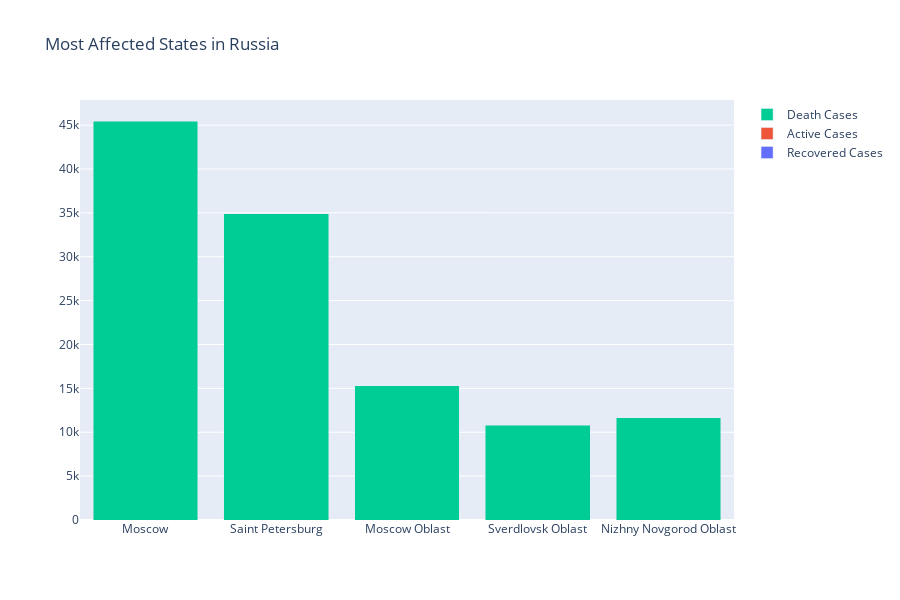

Notebook code for this chart:
### Code cell
# Russia
fig8 = go.Figure(data = [
    go.Bar(name = 'Recovered Cases', x = topstates_russia['State'], y = topstates_russia['Recovered']),
    go.Bar(name = 'Active Cases', x = topstates_russia['State'], y = topstates_russia['Active']),
    go.Bar(name = 'Death Cases', x = topstates_russia['State'], y = topstates_russia['Deaths'])
])
fig8.update_layout(title = 'Most Affected States in Russia', barmode = 'stack', height = 600)
fig8.show()

### Figure 1 — Plotly figure (JSON) as saved in the notebook; plotly's stock layout.template omitted (floating-point values rounded to 4 significant figures)
{"data": [{"name": "Recovered Cases", "type": "bar", "x": ["Moscow", "Saint Petersburg", "Moscow Oblast", "Sverdlovsk Oblast", "Nizhny Novgorod Oblast"], "y": [0, 0, 0, 0, 0]}, {"name": "Active Cases", "type": "bar", "x": ["Moscow", "Saint Petersburg", "Moscow Oblast", "Sverdlovsk Oblast", "Nizhny Novgorod Oblast"], "y": [0, 0, 0, 0, 0]}, {"name": "Death Cases", "type": "bar", "x": ["Moscow", "Saint Petersburg", "Moscow Oblast", "Sverdlovsk Oblast", "Nizhny Novgorod Oblast"], "y": [45468, 34897, 15307, 10809, 11640]}], "layout": {"barmode": "stack", "height": 600, "title": {"text": "Most Affected States in Russia"}}}
